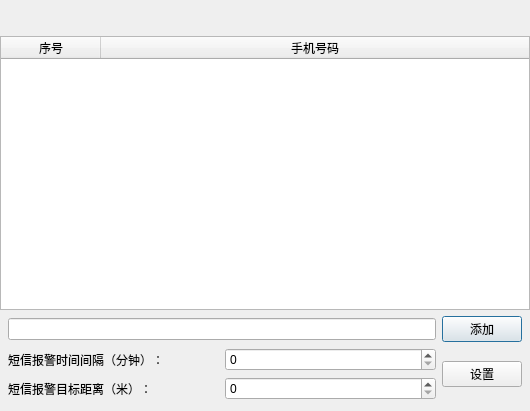
<?xml version="1.0" encoding="UTF-8"?>
<ui version="4.0">
 <class>SMSDialog</class>
 <widget class="QDialog" name="SMSDialog">
  <property name="geometry">
   <rect>
    <x>0</x>
    <y>0</y>
    <width>530</width>
    <height>411</height>
   </rect>
  </property>
  <property name="windowTitle">
   <string>Dialog</string>
  </property>
  <layout class="QGridLayout" name="gridLayout_3">
   <property name="leftMargin">
    <number>0</number>
   </property>
   <property name="topMargin">
    <number>0</number>
   </property>
   <property name="rightMargin">
    <number>0</number>
   </property>
   <item row="0" column="0">
    <widget class="ChildTitleBar" name="widget" native="true">
     <property name="minimumSize">
      <size>
       <width>0</width>
       <height>30</height>
      </size>
     </property>
     <property name="maximumSize">
      <size>
       <width>16777215</width>
       <height>30</height>
      </size>
     </property>
    </widget>
   </item>
   <item row="1" column="0">
    <widget class="QTreeWidget" name="treeWidget">
     <attribute name="headerCascadingSectionResizes">
      <bool>false</bool>
     </attribute>
     <column>
      <property name="text">
       <string>序号</string>
      </property>
      <property name="textAlignment">
       <set>AlignCenter</set>
      </property>
     </column>
     <column>
      <property name="text">
       <string>手机号码</string>
      </property>
      <property name="textAlignment">
       <set>AlignCenter</set>
      </property>
     </column>
    </widget>
   </item>
   <item row="2" column="0">
    <layout class="QVBoxLayout" name="verticalLayout_3">
     <property name="leftMargin">
      <number>8</number>
     </property>
     <property name="rightMargin">
      <number>8</number>
     </property>
     <item>
      <layout class="QHBoxLayout" name="horizontalLayout">
       <item>
        <layout class="QGridLayout" name="gridLayout_2">
         <item row="0" column="0">
          <widget class="QLineEdit" name="lineEdit"/>
         </item>
        </layout>
       </item>
       <item>
        <layout class="QGridLayout" name="gridLayout">
         <item row="0" column="0">
          <widget class="QPushButton" name="pushButton">
           <property name="text">
            <string>添加</string>
           </property>
          </widget>
         </item>
        </layout>
       </item>
      </layout>
     </item>
     <item>
      <layout class="QHBoxLayout" name="horizontalLayout_4" stretch="1,0">
       <item>
        <layout class="QVBoxLayout" name="verticalLayout">
         <item>
          <layout class="QHBoxLayout" name="horizontalLayout_2">
           <item>
            <widget class="QLabel" name="label">
             <property name="text">
              <string>短信报警时间间隔（分钟）：</string>
             </property>
            </widget>
           </item>
           <item>
            <widget class="QSpinBox" name="spinBox"/>
           </item>
          </layout>
         </item>
         <item>
          <layout class="QHBoxLayout" name="horizontalLayout_3">
           <item>
            <widget class="QLabel" name="label_2">
             <property name="text">
              <string>短信报警目标距离（米）：</string>
             </property>
            </widget>
           </item>
           <item>
            <widget class="QSpinBox" name="spinBox_dist"/>
           </item>
          </layout>
         </item>
        </layout>
       </item>
       <item>
        <layout class="QVBoxLayout" name="verticalLayout_2">
         <item>
          <widget class="QPushButton" name="pushButton_time">
           <property name="text">
            <string>设置</string>
           </property>
          </widget>
         </item>
        </layout>
       </item>
      </layout>
     </item>
    </layout>
   </item>
  </layout>
 </widget>
 <customwidgets>
  <customwidget>
   <class>ChildTitleBar</class>
   <extends>QWidget</extends>
   <header location="global">titlebar/childtitlebar.h</header>
   <container>1</container>
  </customwidget>
 </customwidgets>
 <resources/>
 <connections/>
</ui>
